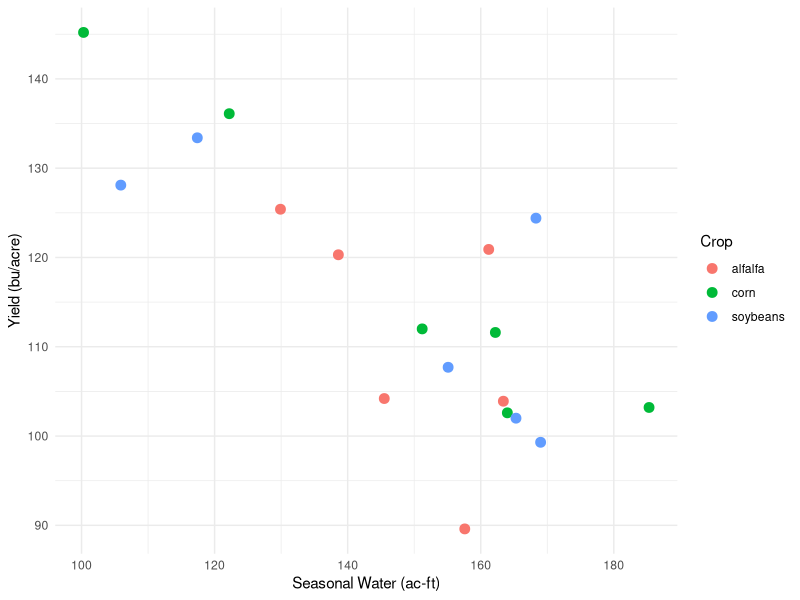
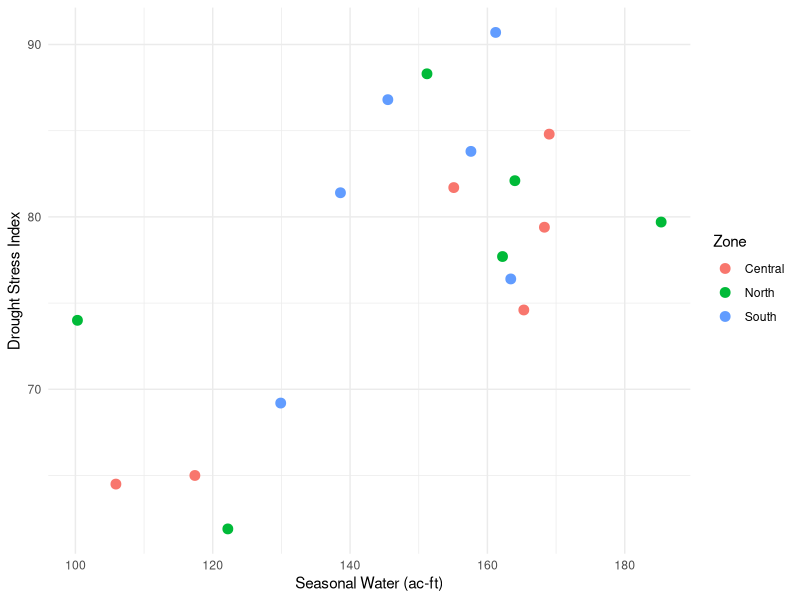
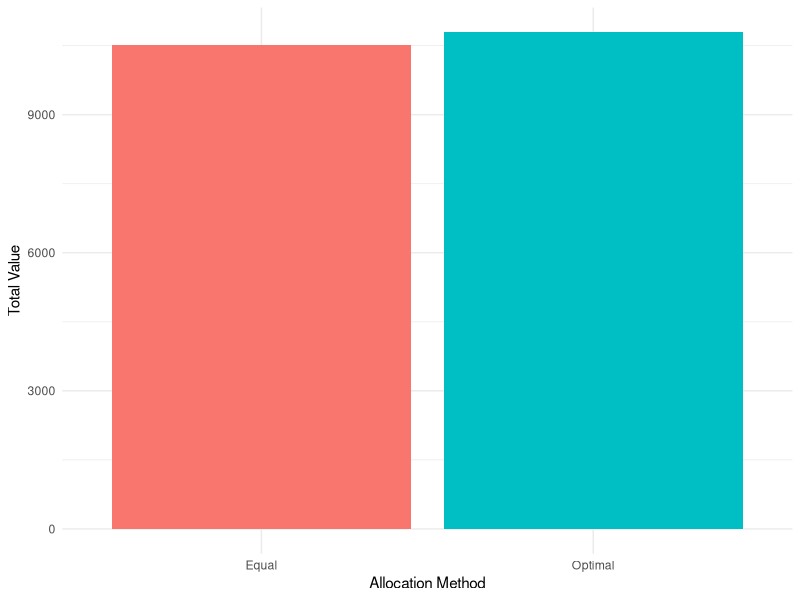

Write R code to recreate these figures, in order.


library(tidyverse)

cut_mult=.85

set.seed(331)

allocation_dat <- tibble(
  farm = paste0("Farm ", 1:18),
  crop = rep(c("corn", "soybeans", "alfalfa"), each = 6)
) %>%
  mutate(
    zone = rep(c("North", "Central", "South"), each = 6),
    seasonal_water_acft = round(145 + if_else(crop == "alfalfa", 15, 0) + rnorm(n(), 0, 20), 1),
    yield_bu_acre = round(155 - 0.3 * seasonal_water_acft + if_else(crop == "corn", 10, if_else(crop == "soybeans", 6, 0)) + rnorm(n(), 0, 8), 1),
    drought_stress_index = round(45 + 0.2 * seasonal_water_acft + if_else(zone == "South", 6, 0) + rnorm(n(), 0, 5), 1)
  )

write_csv(allocation_dat, "lab12_dat.csv")



glimpse(allocation_dat)

ggplot(allocation_dat, aes(x = seasonal_water_acft, y = yield_bu_acre, color = crop)) +
  geom_point(size = 3) +
  labs(x = "Seasonal Water (ac-ft)", y = "Yield (bu/acre)", color = "Crop") +
  theme_minimal()

ggplot(allocation_dat, aes(x = seasonal_water_acft, y = drought_stress_index, color = zone)) +
  geom_point(size = 3) +
  labs(x = "Seasonal Water (ac-ft)", y = "Drought Stress Index", color = "Zone") +
  theme_minimal()

value_dat <- allocation_dat %>%
  mutate(value = case_when(
    crop == "corn" ~ yield_bu_acre*5,
    crop == "soybeans" ~ yield_bu_acre*6,
    crop == "alfalfa" ~ yield_bu_acre*7
  ))

#Determine cut
old_water <- sum(value_dat$seasonal_water_acft)
new_water <- old_water*cut_mult

#Use value per ac-ft to determine optimal allocation (like a BC ratio)
opt_value <- value_dat %>%
  mutate(val_acft = value/seasonal_water_acft) %>%
  arrange(desc(val_acft)) %>%
  mutate(cum_water = cumsum(seasonal_water_acft)) 

best_value = summarise(opt_value,best_val = sum(value[cum_water <= new_water])) %>% pull()

#Equal cut
equal_value <- value_dat %>%
  mutate(new_val = value*cut_mult) %>%
  summarise(equal_val = sum(new_val)) %>% pull()

equal_value

tibble(
  method = c("Optimal", "Equal"),
  value = c(best_value, equal_value)
) %>%
  ggplot(aes(x = method, y = value, fill = method)) +
  geom_col() +
  labs(x = "Allocation Method", y = "Total Value") +
  theme_minimal() +
  theme(legend.position = "none")
